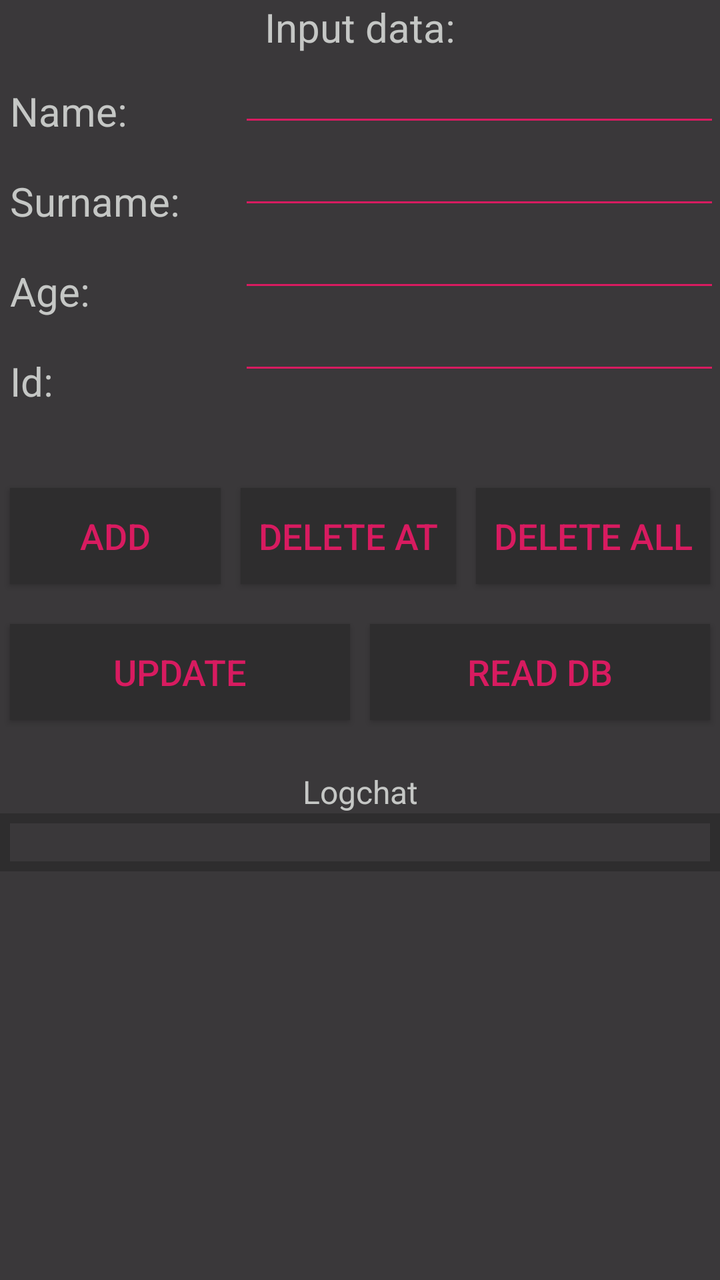
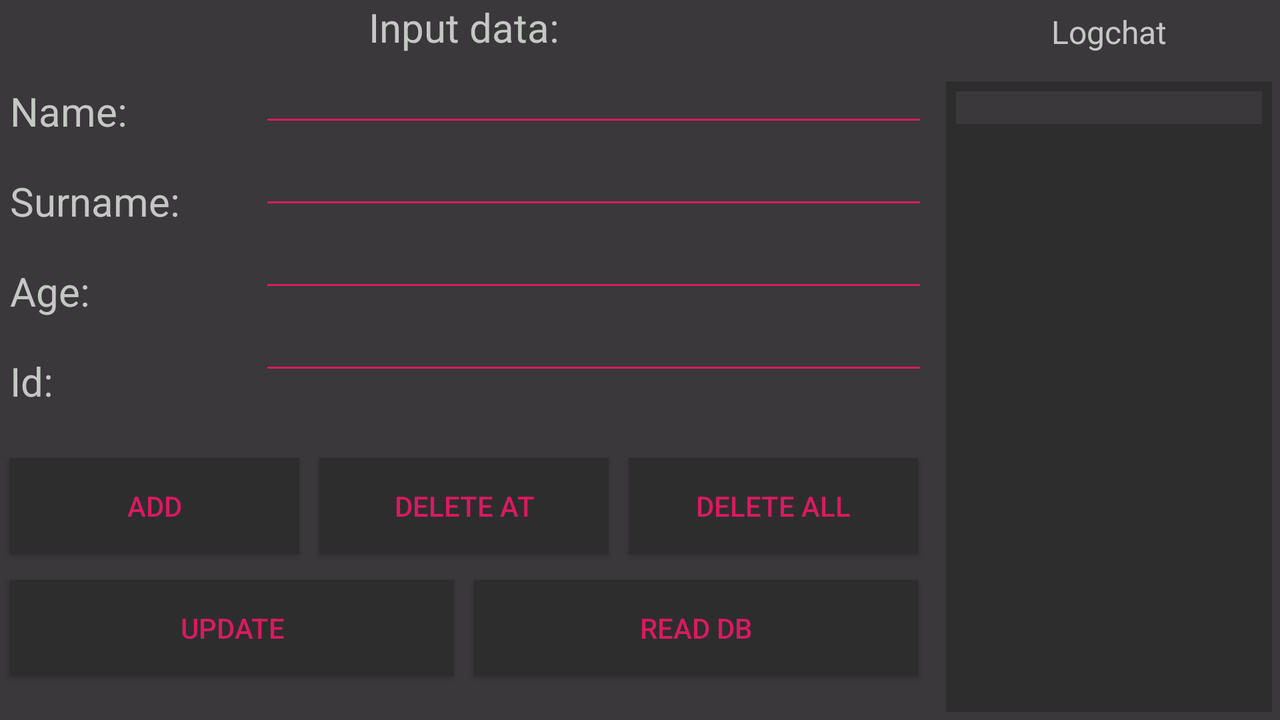

First picture: res/layout/ on a phone held upright. Second picture: the repository's own variant of that layout, on a device whose configuration matches the variant's folder. Source for both follows.
<!-- AndroidManifest.xml: application theme AppTheme -->
<!-- res/layout/activity_main.xml -->
<?xml version="1.0" encoding="utf-8"?>
<LinearLayout xmlns:android="http://schemas.android.com/apk/res/android"
    xmlns:tools="http://schemas.android.com/tools"
    android:layout_width="match_parent"
    android:layout_height="match_parent"
    tools:context=".MainActivity"
    android:orientation="vertical"
    android:background="#3a383a">
    <TextView
        android:layout_width="match_parent"
        android:layout_height="wrap_content"
        android:text="Input data:"
        android:textSize="20sp"
        android:gravity="center"
        android:textColor="#c5c7c5"
        />
    <LinearLayout
        android:layout_width="match_parent"
        android:layout_height="wrap_content"
        android:orientation="horizontal"
        android:weightSum="100">

        <LinearLayout
            android:layout_width="wrap_content"
            android:layout_height="wrap_content"
            android:orientation="vertical"
            android:layout_weight="10"
            android:layout_margin="5dp"
            android:gravity="left">
            <TextView
                android:layout_width="wrap_content"
                android:layout_height="wrap_content"
                android:text="Name:"
                android:textSize="20sp"
                android:layout_weight="2"
                android:layout_marginTop="10dp"
                android:textColor="#c5c7c5"/>
            <TextView
                android:layout_width="wrap_content"
                android:layout_height="wrap_content"
                android:text="Surname:"
                android:textSize="20sp"
                android:layout_marginTop="18dp"
                android:layout_weight="2"
                android:textColor="#c5c7c5"/>
            <TextView
                android:layout_width="wrap_content"
                android:layout_height="wrap_content"
                android:text="Age:"
                android:textSize="20sp"
                android:layout_marginTop="18dp"
                android:layout_weight="2"
                android:textColor="#c5c7c5"/>
            <TextView
                android:layout_width="wrap_content"
                android:layout_height="wrap_content"
                android:text="Id:"
                android:textSize="20sp"
                android:layout_marginTop="18dp"
                android:layout_weight="3"
                android:textColor="#c5c7c5"/>
        </LinearLayout>
        <LinearLayout
            android:layout_width="wrap_content"
            android:layout_height="wrap_content"
            android:orientation="vertical"
            android:layout_weight="90">
            <EditText
                android:id="@+id/edName"
                android:layout_width="match_parent"
                android:layout_height="wrap_content"
                android:textColor="#c5c7c5"
                android:backgroundTint="@color/colorAccent"/>
            <EditText
                android:id="@+id/edSurname"
                android:layout_width="match_parent"
                android:layout_height="wrap_content"
                android:textColor="#c5c7c5"
                android:backgroundTint="@color/colorAccent"/>
            <EditText
                android:id="@+id/edAge"
                android:layout_width="match_parent"
                android:layout_height="wrap_content"
                android:textColor="#c5c7c5"
                android:backgroundTint="@color/colorAccent"/>
            <EditText
                android:id="@+id/edId"
                android:layout_width="match_parent"
                android:layout_height="wrap_content"
                android:textColor="#c5c7c5"
                android:backgroundTint="@color/colorAccent"/>
        </LinearLayout>
    </LinearLayout>
    <LinearLayout
    android:layout_width="match_parent"
    android:layout_height="wrap_content"
    android:orientation="horizontal"
    android:layout_marginTop="30dp"
    android:weightSum="3">
    <Button
        android:id="@+id/btnAdd"
        android:layout_width="wrap_content"
        android:layout_height="wrap_content"
        android:text="Add"
        android:layout_weight="1"
        android:textSize="18sp"
        android:background="#2e2d2e"
        android:textColor="@color/colorAccent"
        android:layout_margin="5dp"
        />
    <Button
        android:id="@+id/btnDel"
        android:layout_width="wrap_content"
        android:layout_height="wrap_content"
        android:text="Delete at"
        android:layout_weight="1"
        android:textSize="18sp"
        android:background="#2e2d2e"
        android:textColor="@color/colorAccent"
        android:layout_margin="5dp"/>
    <Button
        android:id="@+id/btnDelAll"
        android:layout_width="wrap_content"
        android:layout_height="wrap_content"
        android:text="Delete all"
        android:layout_weight="1"
        android:textSize="18sp"
        android:background="#2e2d2e"
        android:textColor="@color/colorAccent"
        android:layout_margin="5dp"/>
    </LinearLayout>
    <LinearLayout
        android:layout_width="match_parent"
        android:layout_height="wrap_content"
        android:orientation="horizontal"
        android:layout_marginTop="10dp"
        android:weightSum="2">

        <Button
            android:id="@+id/btnUpd"
            android:layout_width="wrap_content"
            android:layout_height="wrap_content"
            android:text="Update"
            android:layout_weight="1"
            android:textSize="18sp"
            android:background="#2e2d2e"
            android:textColor="@color/colorAccent"
            android:layout_margin="5dp"/>
        <Button
            android:id="@+id/btnRead"
            android:layout_width="wrap_content"
            android:layout_height="wrap_content"
            android:text="Read DB"
            android:layout_weight="1"
            android:textSize="18sp"
            android:background="#2e2d2e"
            android:textColor="@color/colorAccent"
            android:layout_margin="5dp"/>

    </LinearLayout>
    <LinearLayout
        android:layout_width="match_parent"
        android:layout_height="wrap_content"
        android:orientation="vertical"
        android:layout_marginTop="20dp">
        <TextView
            android:layout_width="match_parent"
            android:layout_height="wrap_content"
            android:text="Logchat"
            android:textSize="16sp"
            android:gravity="center"
            android:textColor="#c5c7c5"/>
        <ScrollView
            android:layout_width="match_parent"
            android:layout_height="wrap_content"
            android:verticalScrollbarPosition="right"
            android:background="@color/colorPrimaryDark">
            <TextView
                android:id="@+id/tvOut"
                android:layout_width="match_parent"
                android:layout_height="wrap_content"
                android:text=""
                android:textColor="#c5c7c5"
                android:layout_margin="5dp"
                android:background="@color/colorPrimary"/>
        </ScrollView>
    </LinearLayout>
</LinearLayout >
<!-- resources referenced by this layout -->
<resources>
  <color name="colorAccent">#D81B60</color>
  <color name="colorPrimary">#3a383a</color>
  <color name="colorPrimaryDark">#2e2d2e</color>
  <style name="AppTheme" parent="Theme.AppCompat.Light.DarkActionBar">
          
          <item name="colorPrimary">@color/colorPrimaryDark</item>
          <item name="colorPrimaryDark">@color/colorPrimaryDark</item>
          <item name="colorAccent">@color/colorAccent</item>
      </style>
</resources>
<!-- res/layout-land/activity_main.xml (the author's variant of the layout above) -->
<!-- drawn on the phone turned sideways -->
<?xml version="1.0" encoding="utf-8"?>
<LinearLayout xmlns:android="http://schemas.android.com/apk/res/android"
    xmlns:tools="http://schemas.android.com/tools"
    android:layout_width="match_parent"
    android:layout_height="match_parent"
    tools:context=".MainActivity"
    android:orientation="horizontal"
    android:background="#3a383a"
    android:weightSum="100"
    android:baselineAligned="false">

    <LinearLayout
        android:layout_width="wrap_content"
        android:layout_height="wrap_content"
        android:orientation="vertical"
        android:weightSum="100"
        android:layout_weight="60">

        <TextView
            android:layout_width="match_parent"
            android:layout_height="wrap_content"
            android:text="@string/head_text"
            android:textSize="20sp"
            android:textColor="#c5c7c5"
            android:gravity="center"
            />
    <LinearLayout
        android:layout_width="match_parent"
        android:layout_height="wrap_content"
        android:orientation="horizontal"
        android:weightSum="100"
        android:baselineAligned="false">

        <LinearLayout
            android:layout_width="wrap_content"
            android:layout_height="wrap_content"
            android:orientation="vertical"
            android:layout_weight="10"
            android:layout_margin="5dp">
            <TextView
                android:text="@string/string1"
                android:layout_marginTop="10dp"
                style="@style/tvStyle"/>
            <TextView
                android:text="@string/string2"
                android:layout_marginTop="18dp"
                style="@style/tvStyle"/>
            <TextView
                android:text="@string/string3"
                android:layout_marginTop="18dp"
                style="@style/tvStyle"/>
            <TextView
                android:text="@string/stringId"
                android:layout_marginTop="18dp"
                style="@style/tvStyle"/>
        </LinearLayout>
        <LinearLayout
            android:layout_width="wrap_content"
            android:layout_height="wrap_content"
            android:orientation="vertical"
            android:layout_weight="90">
            <EditText
                android:id="@+id/edName"
                style="@style/etStyle"
                android:inputType="textPersonName"
                tools:ignore="Autofill,LabelFor" />
            <EditText
                android:id="@+id/edSurname"
                style="@style/etStyle"
                android:inputType="textPersonName"
                tools:ignore="Autofill,LabelFor" />
            <EditText
                android:id="@+id/edAge"
                style="@style/etStyle"
                android:inputType="number"
                tools:ignore="Autofill,LabelFor"  />
            <EditText
                android:id="@+id/edId"
                style="@style/etStyle"
                android:inputType="number"
                tools:ignore="Autofill,LabelFor"/>
        </LinearLayout>

        </LinearLayout>
        <LinearLayout
            android:layout_width="match_parent"
            android:layout_height="wrap_content"
            android:orientation="horizontal"
            android:layout_marginTop="15dp"
            android:weightSum="3">
            <Button
                android:id="@+id/btnAdd"
                android:text="@string/btnAdd"
                style="@style/btnStyle"
                android:textSize="14sp"
                />
            <Button
                android:id="@+id/btnDel"
                android:text="@string/btnDeleteAt"
                style="@style/btnStyle"
                android:textSize="14sp"/>
            <Button
                android:id="@+id/btnDelAll"
                android:text="@string/btnDeleteAll"
                style="@style/btnStyle"
                android:textSize="14sp"/>
        </LinearLayout>
        <LinearLayout
            android:layout_width="match_parent"
            android:layout_height="wrap_content"
            android:orientation="horizontal"
            android:layout_marginTop="3dp"
            android:weightSum="2">
            <Button
                android:id="@+id/btnUpd"
                android:text="@string/btnUpdate"
                style="@style/btnStyle"
                android:textSize="14sp"/>
            <Button
                android:id="@+id/btnRead"
                android:text="@string/btnRead"
                style="@style/btnStyle"
                android:textSize="14sp"/>

        </LinearLayout>
    </LinearLayout>
    <LinearLayout
        android:layout_width="wrap_content"
        android:layout_height="match_parent"
        android:orientation="vertical"
        android:layout_weight="40"
        android:layout_marginLeft="5dp"
        android:layout_marginStart="5dp">
        <LinearLayout
            android:layout_width="match_parent"
            android:layout_height="match_parent"
            android:orientation="vertical"
            android:layout_marginTop="5dp"
            tools:ignore="UselessParent">
            <TextView
                android:layout_width="match_parent"
                android:layout_height="wrap_content"
                android:text="@string/logchat"
                android:textSize="16sp"
                android:gravity="center"
                android:textColor="#c5c7c5"
                android:layout_marginBottom="10dp"/>
            <ScrollView
                android:layout_width="match_parent"
                android:layout_height="match_parent"
                android:verticalScrollbarPosition="right"
                android:background="@color/colorPrimaryDark"
                android:layout_margin="4dp"
                >
                <LinearLayout
                    android:layout_width="match_parent"
                    android:layout_height="wrap_content"
                    android:orientation="vertical"
                    android:weightSum="1">
                    <TextView
                        android:id="@+id/tvOut"
                        android:layout_width="match_parent"
                        android:layout_height="wrap_content"
                        android:text=""
                        android:textSize="12sp"
                        android:textColor="#c5c7c5"
                        android:layout_margin="5dp"
                        android:gravity="center"
                        android:background="@color/colorPrimary"/>
                </LinearLayout>

            </ScrollView>
        </LinearLayout>

    </LinearLayout>
</LinearLayout>
<!-- resources referenced by the variant -->
<!-- as the phone turned sideways resolves them -->
<resources>
  <color name="colorPrimary">#3a383a</color>
  <color name="colorPrimaryDark">#2e2d2e</color>
  <string name="btnAdd">Add</string>
  <string name="btnDeleteAll">Delete all</string>
  <string name="btnDeleteAt">Delete at</string>
  <string name="btnRead">Read DB</string>
  <string name="btnUpdate">Update</string>
  <string name="head_text">Input data:</string>
  <string name="logchat">Logchat</string>
  <string name="string1">Name:</string>
  <string name="string2">Surname:</string>
  <string name="string3">Age:</string>
  <string name="stringId">Id:</string>
  <style name="btnStyle" parent="WrapC_WrapC">
          <item name="android:layout_weight">1</item>
          <item name="android:textSize">18sp</item>
          <item name="android:background">#2e2d2e</item>
          <item name="android:textColor">@color/colorAccent</item>
          <item name="android:layout_margin">5dp</item>
      </style>
  <style name="etStyle" parent="MatchP_WrapC">
          <item name="android:textColor">#c5c7c5</item>
          <item name="android:backgroundTint" tools:targetApi="lollipop">@color/colorAccent</item>
      </style>
  <style name="tvStyle" parent="WrapC_WrapC">
          <item name="android:textSize">20sp</item>
          <item name="android:layout_weight">2</item>
          <item name="android:textColor">#c5c7c5</item>
      </style>
  <style name="AppTheme" parent="Theme.AppCompat.Light.DarkActionBar">
          
          <item name="colorPrimary">@color/colorPrimaryDark</item>
          <item name="colorPrimaryDark">@color/colorPrimaryDark</item>
          <item name="colorAccent">@color/colorAccent</item>
      </style>
  <style name="WrapC_WrapC">
          <item name="android:layout_width">wrap_content</item>
          <item name="android:layout_height">wrap_content</item>
      </style>
  <color name="colorAccent">#D81B60</color>
  <style name="MatchP_WrapC">
          <item name="android:layout_width">match_parent</item>
          <item name="android:layout_height">wrap_content</item>
      </style>
</resources>
